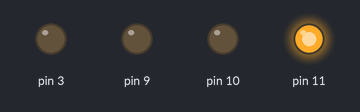
The sketch below on a simulated Arduino Uno, built with avr-gcc and run on an emulated ATmega328P. Parts: output pins drawn as LEDs (lit = HIGH).

Above: at 0.2 s.
At 0.7 s:
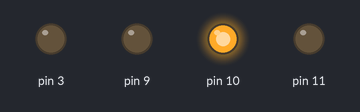
At 1.2 s:
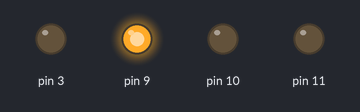
At 3.4 s:
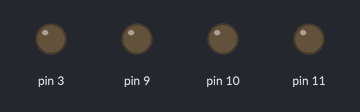
At 6.4 s:
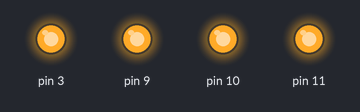
Timing chart, 0 to 8.5 s (numbered marks = the images above):
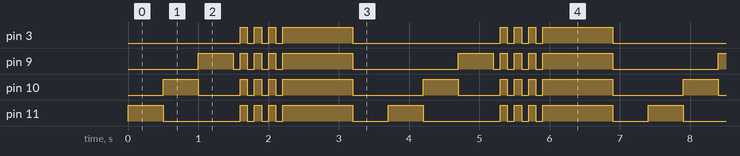

The sketch:

day1_4led.ino
```cpp
void setup() {
  // put your setup code here, to run once:

pinMode(11, OUTPUT);
pinMode(10, OUTPUT);
pinMode(9, OUTPUT);
pinMode(3, OUTPUT);
}

void loop() {
  // put your main code here, to run repeatedly:
  digitalWrite(11, HIGH);

  delay(500);
  digitalWrite(11,LOW);
  digitalWrite(10,HIGH);

  delay(500);
  digitalWrite(10,LOW);
  digitalWrite(9,HIGH);

  delay(500);
  digitalWrite(9,LOW);

  delay(100);
  digitalWrite(11, HIGH);
  digitalWrite(3,HIGH);
  digitalWrite(10,HIGH);
  digitalWrite(9,HIGH);
  delay(100);
  digitalWrite(11, LOW);
  digitalWrite(3,LOW);
  digitalWrite(10,LOW);
  digitalWrite(9,LOW);
  delay(100);
  digitalWrite(11, HIGH);
  digitalWrite(3,HIGH);
  digitalWrite(10,HIGH);
  digitalWrite(9,HIGH);
  delay(100);
  digitalWrite(11, LOW);
  digitalWrite(3,LOW);
  digitalWrite(10,LOW);
  digitalWrite(9,LOW);
  delay(100);
  digitalWrite(11, HIGH);
  digitalWrite(3,HIGH);
  digitalWrite(10,HIGH);
  digitalWrite(9,HIGH);
  delay(100);
  digitalWrite(11, LOW);
  digitalWrite(3,LOW);
  digitalWrite(10,LOW);
  digitalWrite(9,LOW);
  delay(100);
  digitalWrite(11, HIGH);
  digitalWrite(3,HIGH);
  digitalWrite(10,HIGH);
  digitalWrite(9,HIGH);
  delay(1000);
  digitalWrite(11, LOW);
  digitalWrite(3,LOW);
  digitalWrite(10,LOW);
  digitalWrite(9,LOW);
  delay(500);
}
```

Measured:
- by itself, pin 3: repeats every 3.7 s: 2 × (LOW 0.10 s, HIGH 0.10 s), LOW 0.10 s, HIGH 1.0 s, LOW 2.1 s, HIGH 0.10 s
- by itself, pin 9: repeats every 3.7 s: 3 × (LOW 0.10 s, HIGH 0.10 s), LOW 0.10 s, HIGH 1.0 s, LOW 1.5 s, HIGH 0.50 s
- by itself, pin 10: repeats every 3.7 s: LOW 0.60 s, 3 × (HIGH 0.10 s, LOW 0.10 s), HIGH 1.0 s, LOW 1.0 s, HIGH 0.50 s
- by itself, pin 11: repeats every 3.7 s: LOW 1.1 s, 3 × (HIGH 0.10 s, LOW 0.10 s), HIGH 1.0 s, LOW 0.50 s, HIGH 0.50 s
